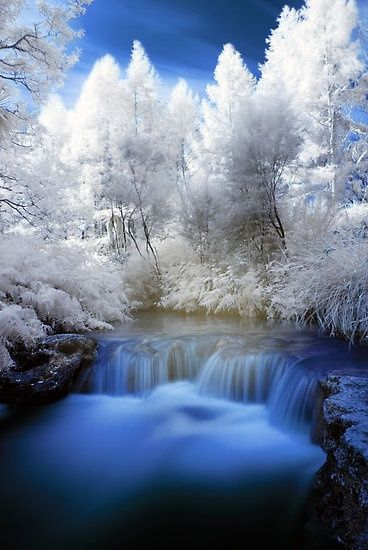
#> input picture Lab/lab05/5_histogram.jpeg, 368 x 550 px
$ python src_03.py
#> lines starting #> are read from the running program, lines starting #| are printed output that depends on the picture
import cv2
import numpy as np
from matplotlib import pyplot as plt

imageSource = "5_histogram.jpeg"
image = cv2.imread(imageSource)
#> image is the input picture: shape (550, 368, 3); mean B, G, R 149.7, 125.6, 110.8
outputFigure = "image_03_03.png"
n = 2
m = 2
kernelSize = np.array([[0, -1, 0], [-1, 5, -1], [0, -1, 0]])

sharp = cv2.filter2D(src=image, ddepth=-1, kernel=kernelSize)
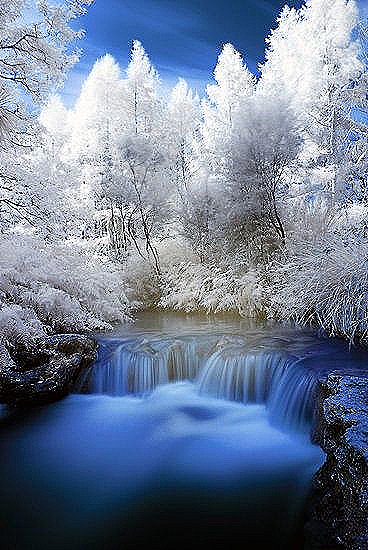
#> sharp: shape (550, 368, 3); mean B, G, R 147.9, 125, 110.8
sharpOther = cv2.GaussianBlur(src=image, ksize=(9, 9), sigmaX=10)
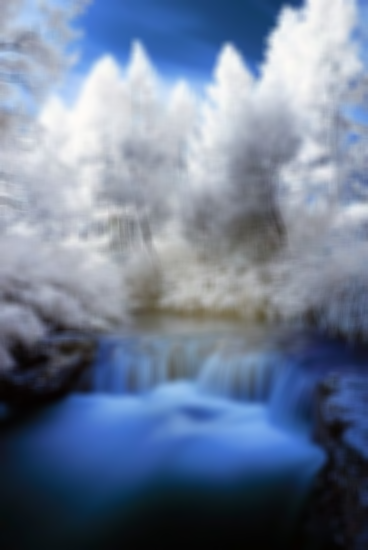
#> sharpOther: shape (550, 368, 3); mean B, G, R 149.7, 125.6, 110.8
sharpOther = cv2.addWeighted(src1=image, alpha=1.5, src2=sharpOther, beta=-0.5, gamma=0)
cv2.imshow("Exercise 2: blur version 1", np.hstack((image, sharp)))
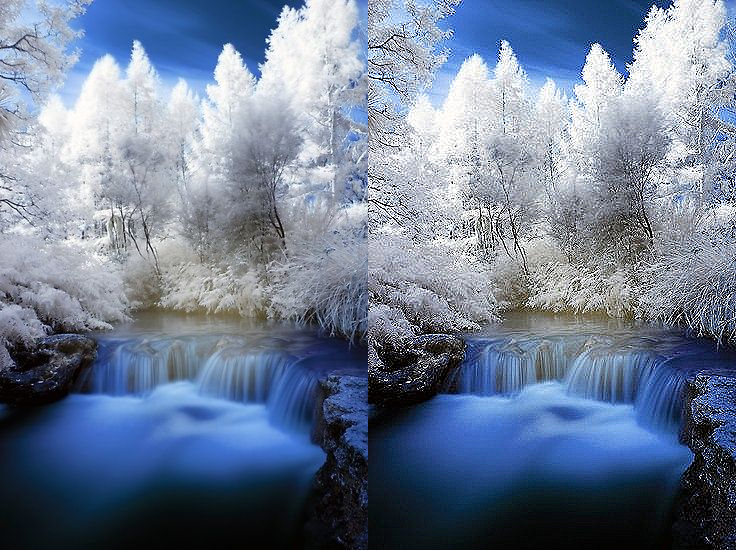
#> window 'Exercise 2: blur version 1': shape (550, 736, 3); mean B, G, R 148.8, 125.3, 110.8
cv2.imshow("Exercise 2: blur version 2", np.hstack((image, sharpOther)))
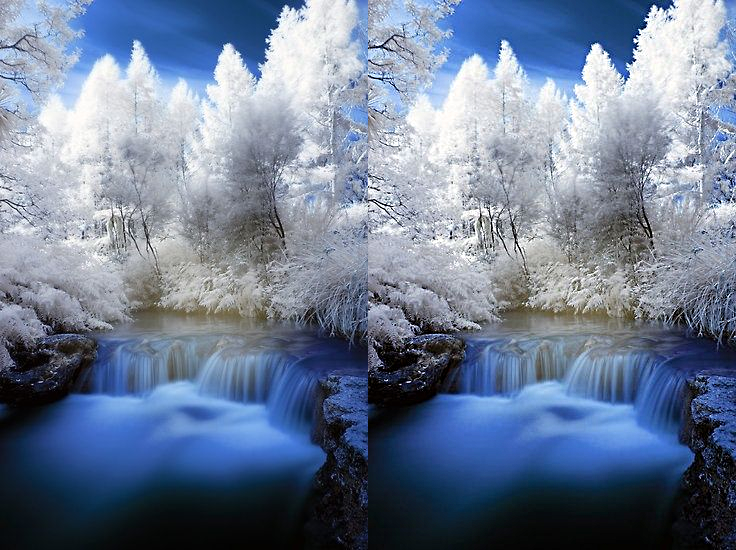
#> window 'Exercise 2: blur version 2': shape (550, 736, 3); mean B, G, R 149.6, 125.6, 110.9
cv2.imwrite("image_03_01.png", np.hstack((image, sharp)))
cv2.imwrite("image_03_02.png", np.hstack((image, sharpOther)))
cv2.waitKey(0)
cv2.destroyAllWindows()

figure, axs = plt.subplots(n, m)
figure.set_size_inches(10, 7)
figure.suptitle("Exercise 3: Sharp image")
plt.tight_layout(h_pad=1)
axs[0][0].imshow(cv2.cvtColor(image, cv2.COLOR_BGR2RGB))
axs[0][0].set_title("original: ")
axs[0][1].imshow(cv2.cvtColor(sharp, cv2.COLOR_BGR2RGB))
axs[0][1].set_title("sharp v1: filter2D")
axs[1][0].imshow(cv2.cvtColor(image, cv2.COLOR_BGR2RGB))
axs[1][0].set_title("original: ")
axs[1][1].imshow(cv2.cvtColor(sharpOther, cv2.COLOR_BGR2RGB))
axs[1][1].set_title("sharp v2: gaussian + addWeigh")
plt.savefig(outputFigure)
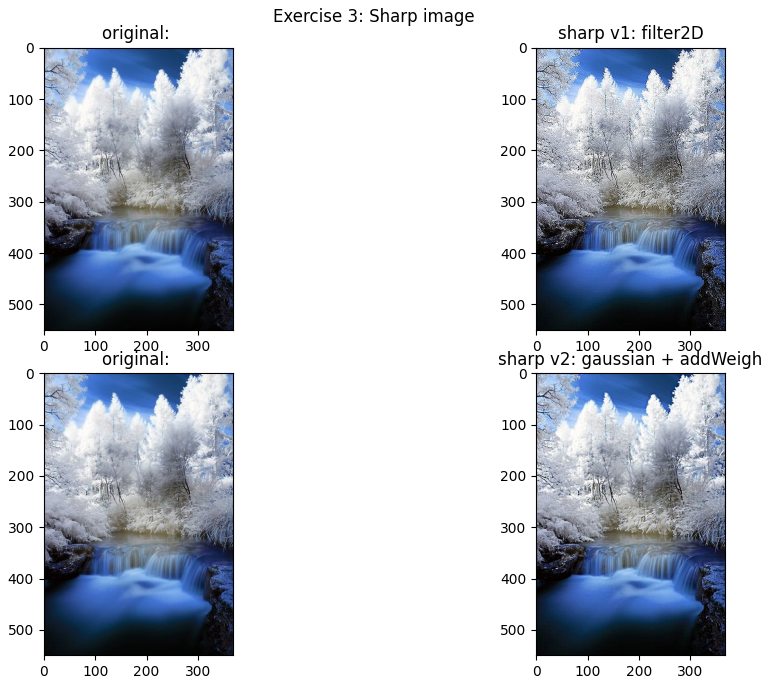
#> figure drawn by matplotlib, 4 panels
plt.show()

$ run again, with Lab/lab05/flower.png saved as Lab/lab05/5_histogram.jpeg
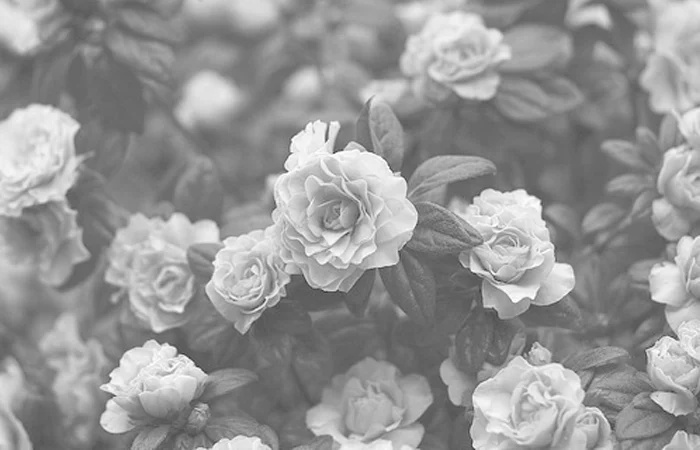
#> input picture Lab/lab05/flower.png, 700 x 450 px
#> image is the input picture: shape (450, 700, 3); min 52, max 255, mean 149.7
#> `cv2.imshow("Exercise 2: blur version 1", np.hstack((image, sharp)))`:
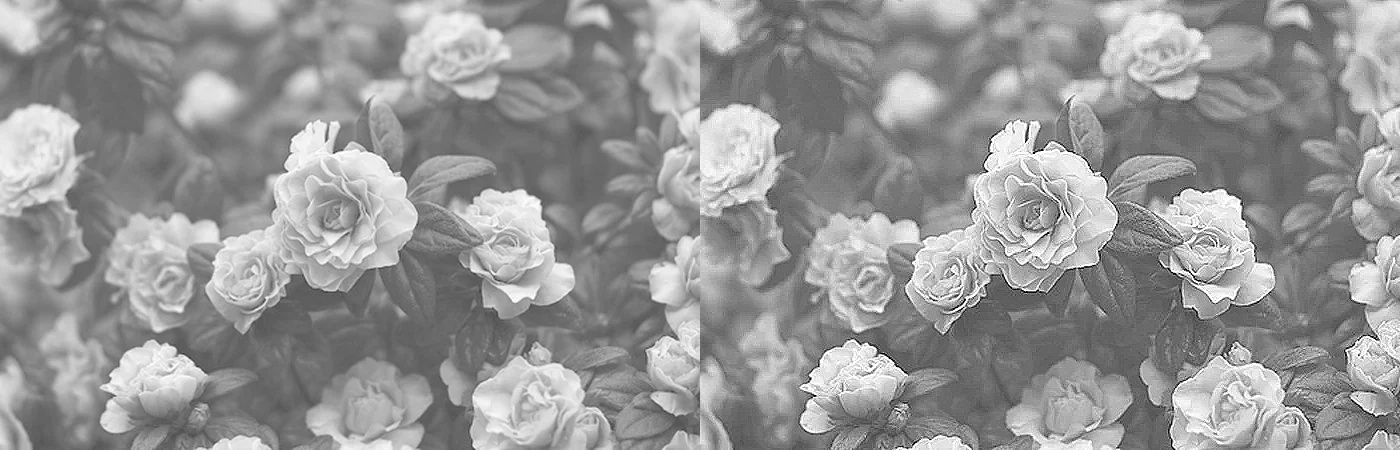
#> window 'Exercise 2: blur version 1': shape (450, 1400, 3); min 0, max 255, mean 149.6
#> `plt.savefig(outputFigure)`:
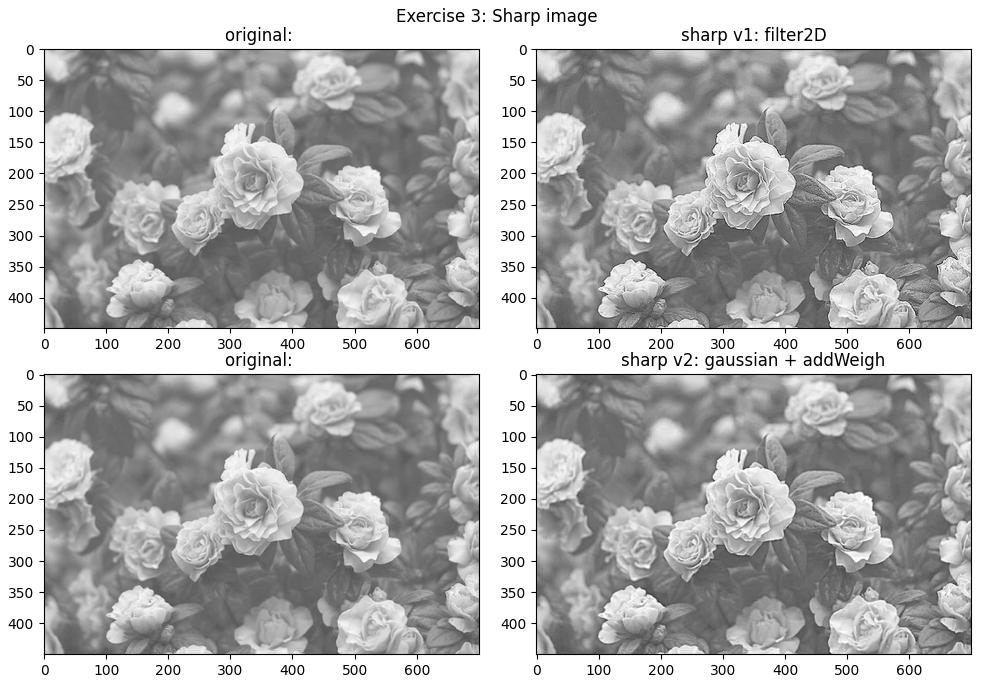
#> figure drawn by matplotlib, 4 panels
